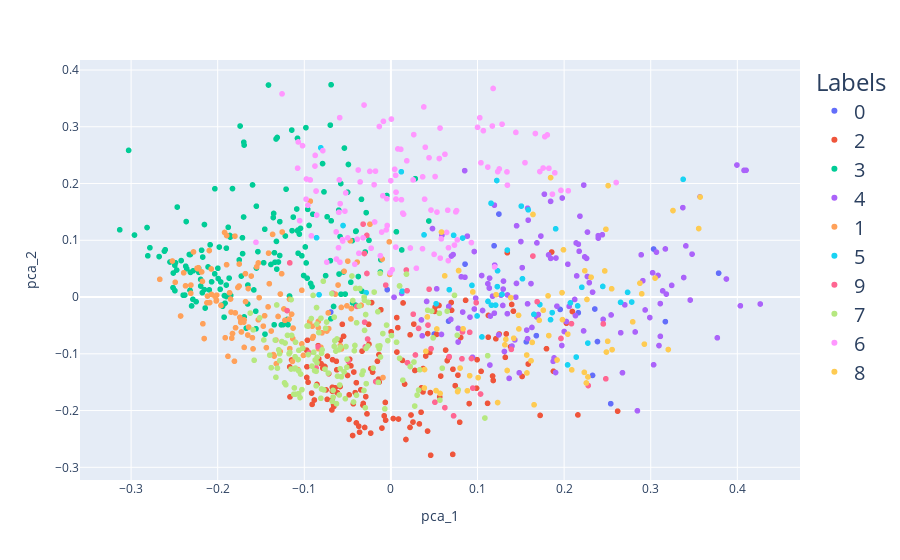

Notebook code for this chart:
### Code cell
fig.update_layout(
    legend=dict(
        font=dict(
            size=20)))
